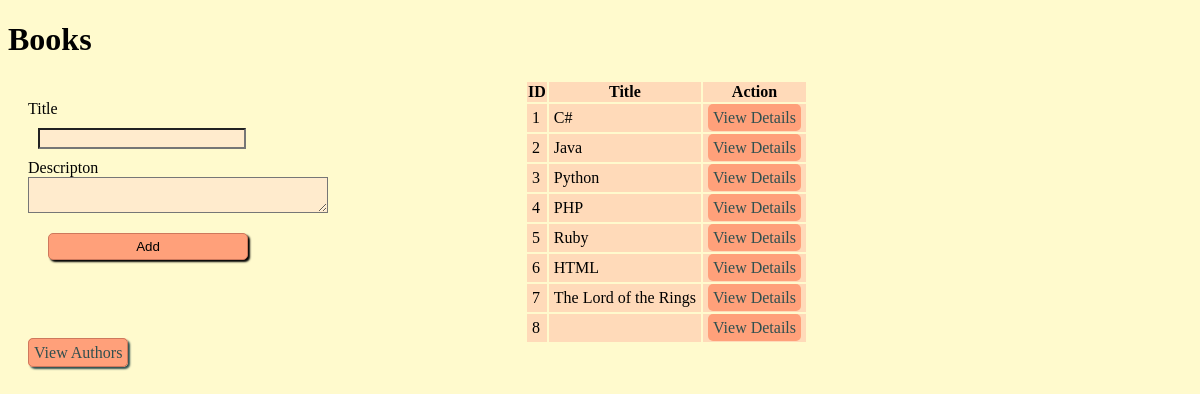
The page / on the database its author committed.
### ba_app/models.py (models this page shows, shortened)
class Books(models.Model):
    title = models.CharField(max_length = 255)
    desc = models.TextField()
    created_at = models.DateTimeField(auto_now_add=True)
    updated_at = models.DateTimeField(auto_now=True)

### ba_app/views.py (the view)
# urls.py: path('',views.index),
def index(request):
    context = {
        'all_books':Books.objects.all(),
    }
    return render(request,'index.html',context)

### ba_app/templates/index.html (shortened to what this page needs)
<!DOCTYPE html>
<html lang="en">
<head>
    {% load static %}
    <link rel="stylesheet" href="{%static 'style.css' %}">
</head>
<body>
    <h1>Books</h1>
    <div id = container>
        <form action = '/process' method = 'POST'>
            <label for="title">Title</label>
            <input type = 'text' name = 'title'>
            <label for='desc'>Descripton</label>
            <textarea name = 'desc'></textarea>
            <input class = 'button' type = 'submit' value = 'Add'>
        </form>
        <table>
            <thead>
                <tr>
                    <th>ID</th>
                    <th>Title</th>
                    <th>Action</th>
                </tr>
            </thead>
            <tbody>
                {% for book in all_books %}
                <tr>
                    <td>{{book.id}}</td>
                    <td>{{book.title}}</td>
                    <td><a href = '/books/{{book.id}}'>View Details</a></td>
                </tr>
                {% endfor %}
            </tbody>
        </table>
</div>
<a class = 'button' href = '/authors'> View Authors</a>
</body>
</html>

### ba_app/static/style.css (style rules this page uses)
* { background-color: lemonchiffon; }
a { text-decoration: none; color: darkslategray; background-color:lightsalmon; border-radius: 5px; padding: 5px; }
form { display:flex; flex-direction: column; width: 300px; margin: 20px; }
#container { display:flex; width: 800px; justify-content:space-between; }
input { margin: 10px; width: 200px; background-color: blanchedalmond; }
textarea { background-color:blanchedalmond; }
.button { border:1px solid rgb(206, 120, 92); background-color: lightsalmon; border-radius:5px; padding: 5px; box-shadow: 2px 2px 2px; margin: 20px; }
th { background-color:peachpuff; }
td { background-color: peachpuff; padding: 5px; }

### rows shown on the page
Books: id "1", title "C#"
Books: id "2", title "Java"
Books: id "3", title "Python"
Books: id "4", title "PHP"
Books: id "5", title "Ruby"
Books: id "6", title "HTML"
Books: id "7", title "The Lord of the Rings"
Books: id "8"
